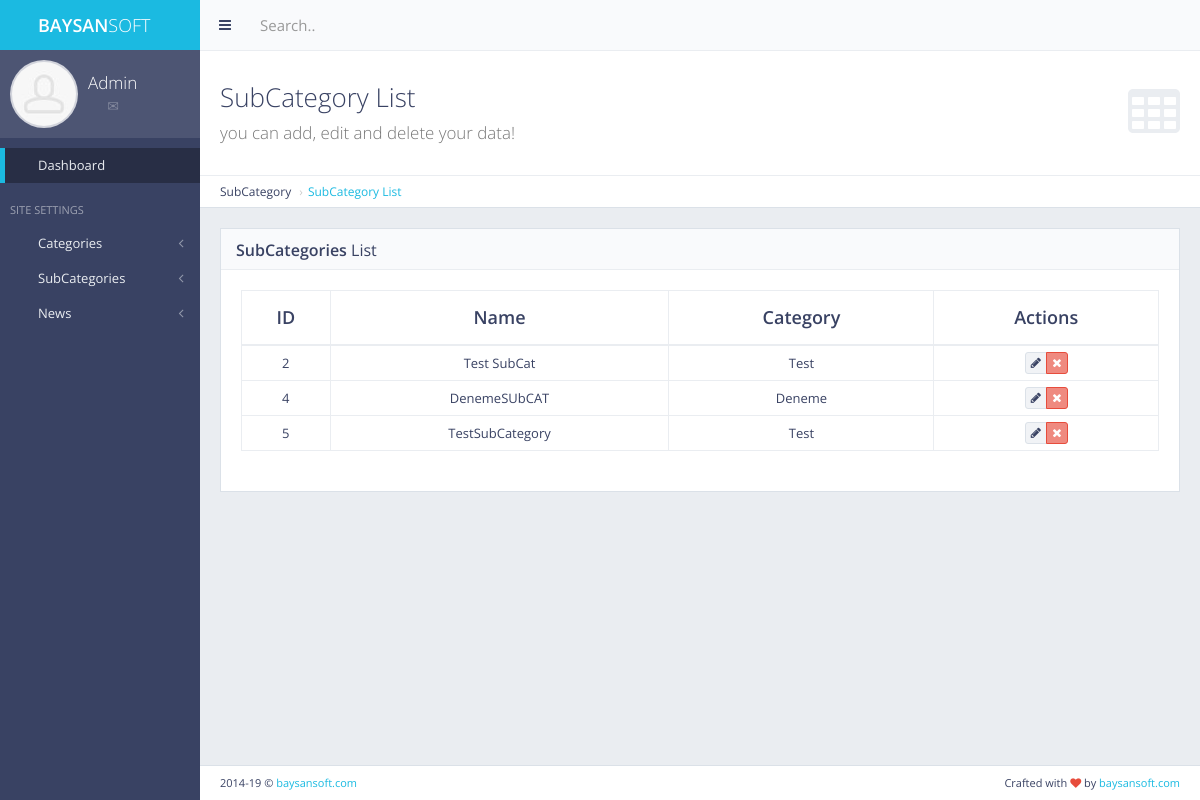
Before: /panel/subcategory/list/ with the older database file.
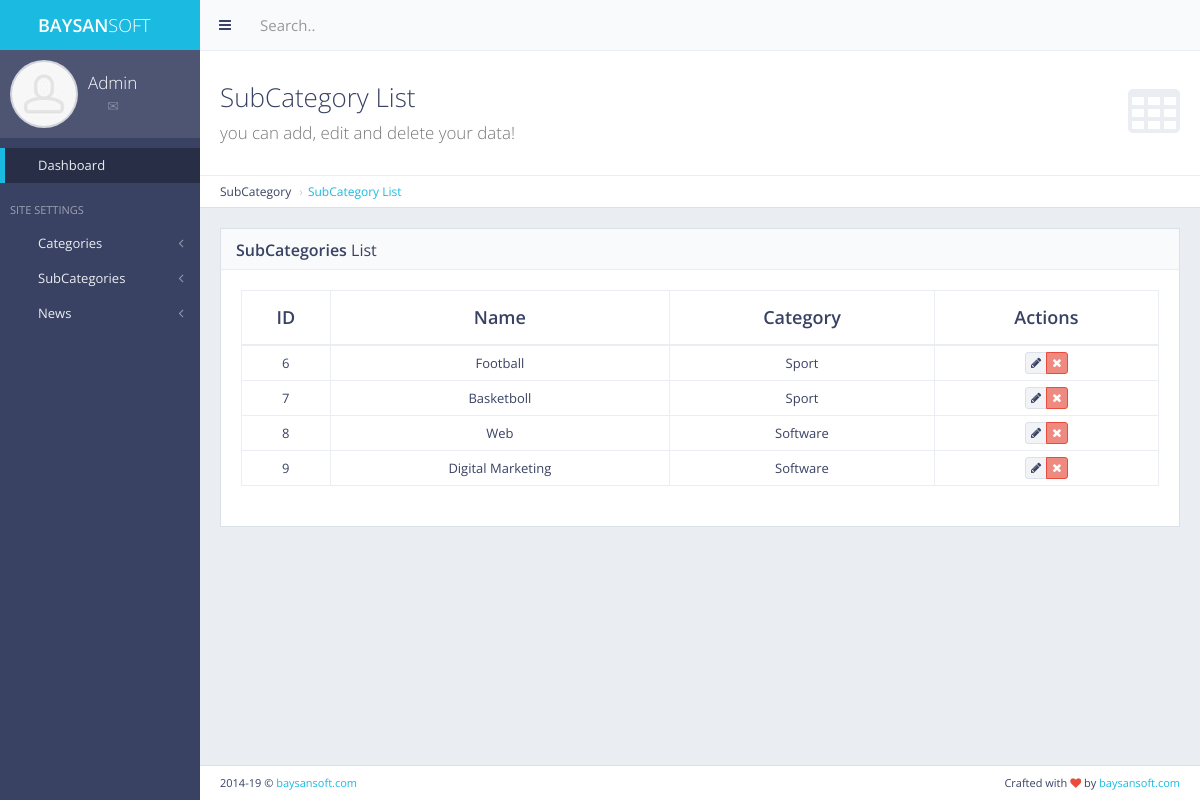
After: the same page with the newer database file.
### subcategory/models.py (models this page shows, shortened)
class SubCategory(models.Model):
    name = models.CharField(max_length=255)
    category_name = models.CharField(max_length=255)
    category_id = models.IntegerField()
    class Meta:
        verbose_name = "SubCategory"
        verbose_name_plural = "SubCategories"

### panel/views.py (the view)
# urls.py: path('subcategory/list/', views.subcategory_list, name='subcategory_list'),
def subcategory_list(request):
    subcategories = SubCategory.objects.all()
    context = {
        'subcategories': subcategories
    }
    return render(request, 'back/subcategory_list.html', context=context)

### category/context_processor.py (called while the page is built)
def footer_categories(request):  # template'a direkt veri yolluyor
    footer_categories = Category.objects.all()
    return dict(
        footer_categories=footer_categories)  # footer_categories diyerek direkt template'den çağırabiliriz. Sözlük olarak döndürür.

### main/templates/back/subcategory_list.html (shortened to what this page needs)
{% extends 'back/layout.html' %}
{% load static %}
{% block body %}
    <div class="content-header">
        <div class="header-section">
            <h1>
                <i class="fa fa-table"></i>SubCategory List<br><small>you can add, edit and delete your data!</small>
            </h1>
        </div>
    </div>
    <ul class="breadcrumb breadcrumb-top">
        <li>SubCategory</li>
        <li><a href="{% url 'panel:subcategory_list' %}">SubCategory List</a></li>
    </ul>
    <div class="block full">
        <div class="block-title">
            <h2><strong>SubCategories</strong> List</h2>
        </div>
        <div class="table-responsive">
            <table id="example-datatable" class="table table-vcenter table-condensed table-bordered">
                <thead>
                <tr>
                    <th class="text-center">ID</th>
                    <th class="text-center">Name</th>
                    <th class="text-center">Category</th>
                    <th class="text-center">Actions</th>
                </tr>
                </thead>
                <tbody>
                {% for cat in subcategories %}
                    <tr>
                        <td class="text-center">{{ cat.pk }}</td>
                        <td class="text-center">{{ cat.name }}</td>
                        <td class="text-center">{{ cat.category_name }}</td>
                        <td class="text-center">
                            <div class="btn-group">
                                <a href="" data-toggle="tooltip" title="Edit"
                                   class="btn btn-xs btn-default"><i class="fa fa-pencil"></i></a>
                                <a href="{% url 'panel:subcategory_delete' pk=cat.pk %}" data-toggle="tooltip"
                                   title="Delete"
                                   class="btn btn-xs btn-danger"><i class="fa fa-times"></i></a>
                            </div>
                        </td>
                    </tr>
                {% endfor %}
                </tbody>
            </table>
        </div>
    </div>
{% endblock body %}

Changed rows visible on the page:
removed SubCategory: pk "2", name "Test SubCat", category_name "Test"
removed SubCategory: pk "4", name "DenemeSUbCAT", category_name "Deneme"
removed SubCategory: pk "5", name "TestSubCategory", category_name "Test"
added SubCategory: pk "6", name "Football", category_name "Sport"
added SubCategory: pk "7", name "Basketboll", category_name "Sport"
added SubCategory: pk "8", name "Web", category_name "Software"
added SubCategory: pk "9", name "Digital Marketing", category_name "Software"
